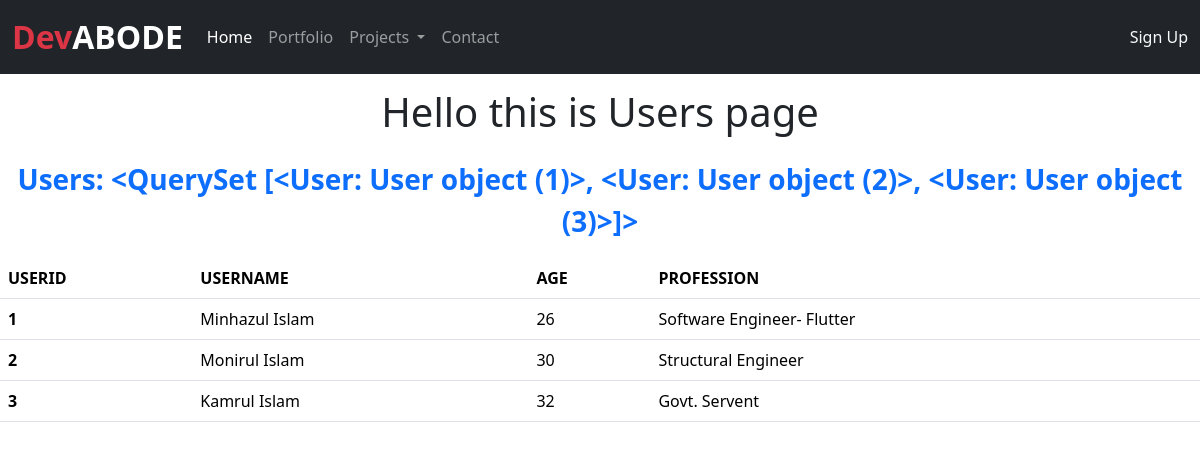
The page /about/users/ on the database its author committed.
### about_us/models.py (models this page shows)
class User(models.Model):
    userId = models.IntegerField()
    userName  = models.CharField(max_length= 24)
    email = models.CharField(max_length=30)
    age  = models.IntegerField()
    profession = models.CharField(max_length= 20)

### about_us/views.py (the view)
# urls.py: path("users/", views.users , name = "users"),
def users(request):
    title = "Users"
    users = User.objects.all()
    return render(request, "about/users.html", {"users" : users, "title": title})

### templates/about/users.html (shortened to what this page needs)
{% extends 'common/base.html' %}
{% block content %}
<p class="text-center fs-1">Hello this is {{title}} page</p>
    {% if users %}
    <p class="text-primary text-center fs-3 fw-bold">Users: {{users}}</p>
    <table class="table">
        <thead>
            <tr>
                <th scope="col">USERID</th>
                <th scope="col">USERNAME</th>
                <th scope="col">AGE</th>
                <th scope="col">PROFESSION</th>
            </tr>
        </thead>
        <tbody>
            {% for user in users %}
            <tr>
                <th scope="row">{{user.userId}}</th>
                <td>{{user.userName}}</td>
                <td>{{user.age}}</td>
                <td>{{user.profession}}</td>
            </tr>
            {% endfor %}
        </tbody>
    </table>
    {% else %}
    No User Avaliable
    {% endif %}
{% endblock content %}

### rows shown on the page
User: id "<QuerySet [<User: User object (1)>, <User: User object (2)>, <User: User object (3)>]>", userId "1", userName "Minhazul Islam", age "26", profession "Software Engineer- Flutter"
User: userId "2", userName "Monirul Islam", age "30", profession "Structural Engineer"
User: userId "3", userName "Kamrul Islam", age "32", profession "Govt. Servent"

### other values the page prints
{{ title }} "Users"
